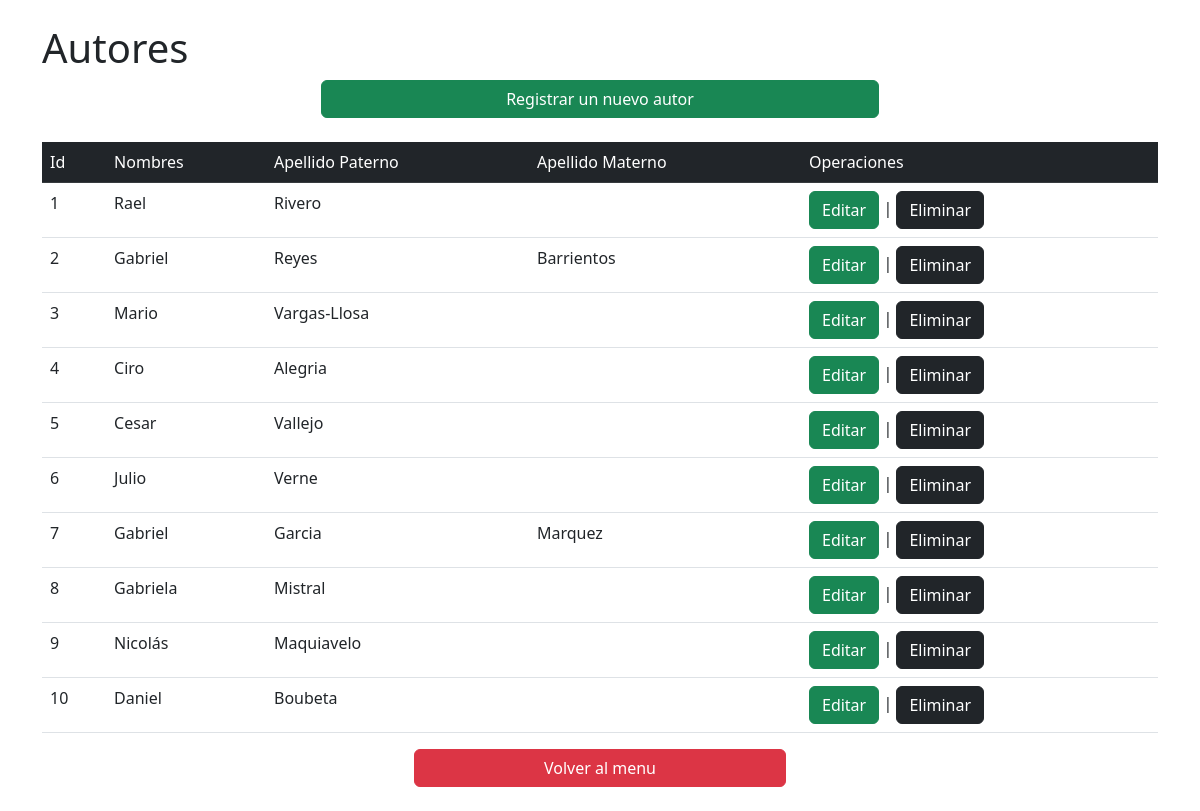
Screenshot of /Lab07/autor/read_autor.php with the database file from the repository.
### tables this page shows
CREATE TABLE `autor` (
  `autor_id` int(11) NOT NULL,
  `nombres` varchar(60) NOT NULL,
  `ape_paterno` varchar(40) NOT NULL,
  `ape_materno` varchar(40) DEFAULT NULL
);

### Lab07/autor/read_autor.php (the view, shortened to what this page needs)
<?php
$conexion = conectar();
$query = $conexion ->prepare('SELECT autor_id, nombres, ape_paterno, ape_materno FROM autor');
$query -> execute();
$resultado = $query -> get_result();
?>
<!DOCTYPE html>
<html lang="es">
<head>
    <link href="https://cdn.jsdelivr.net/npm/bootstrap@5.3.0-alpha3/dist/css/bootstrap.min.css" rel="stylesheet">
</head>
<body>
    <div class="container"><br>
        <h1>Autores</h1>
        <div class="d-grid gap-2 col-6 mx-auto">
            <a class="btn btn-success" type="button" href="create.html">Registrar un nuevo autor</a>
        </div><br>
        <table class="table table-hover">
            <tr>
                <td class="table-dark" >Id</td>
                <td class="table-dark">Nombres</td>
                <td class="table-dark">Apellido Paterno</td>
                <td class="table-dark">Apellido Materno</td>
                <td class="table-dark">Operaciones</td>
            </tr>
            <tbody>
                <?php
                while ($autor = mysqli_fetch_array($resultado)) {
                    $autor_id = $autor['autor_id'];
                    $nombres = $autor['nombres'];
                    $ape_paterno = $autor['ape_paterno'];
                    $ape_materno = $autor['ape_materno'];
                    echo '<tr>';
                    echo '<td>' . $autor_id . '</td>';
                    echo '<td>' . $nombres . '</td>';
                    echo '<td>' . $ape_paterno . '</td>';
                    echo '<td>' . $ape_materno . '</td>';
                    echo '<td><a href="update.php?id=' . $autor_id . '" class="btn btn-success">Editar</a> | <a href="delete.php?id=' .$autor_id.'" class="btn btn-dark">Eliminar</a></td>';
                    echo '</tr>';}
                ?>
            </tbody>
        </table>
        <div class="d-grid col-4 mx-auto">
            <a  class="btn btn-danger" href="../index.html">Volver al menu</a>
        </div> <br>
    </div>
</body>
</html>

### rows the page displays
autor: autor_id "1", nombres "Rael", ape_paterno "Rivero"
autor: autor_id "2", nombres "Gabriel", ape_paterno "Reyes", ape_materno "Barrientos"
autor: autor_id "3", nombres "Mario", ape_paterno "Vargas-Llosa"
autor: autor_id "4", nombres "Ciro", ape_paterno "Alegria"
autor: autor_id "5", nombres "Cesar", ape_paterno "Vallejo"
autor: autor_id "6", nombres "Julio", ape_paterno "Verne"
autor: autor_id "7", nombres "Gabriel", ape_paterno "Garcia", ape_materno "Marquez"
autor: autor_id "8", nombres "Gabriela", ape_paterno "Mistral"
autor: autor_id "9", nombres "Nicolás", ape_paterno "Maquiavelo"
autor: autor_id "10", nombres "Daniel", ape_paterno "Boubeta"
